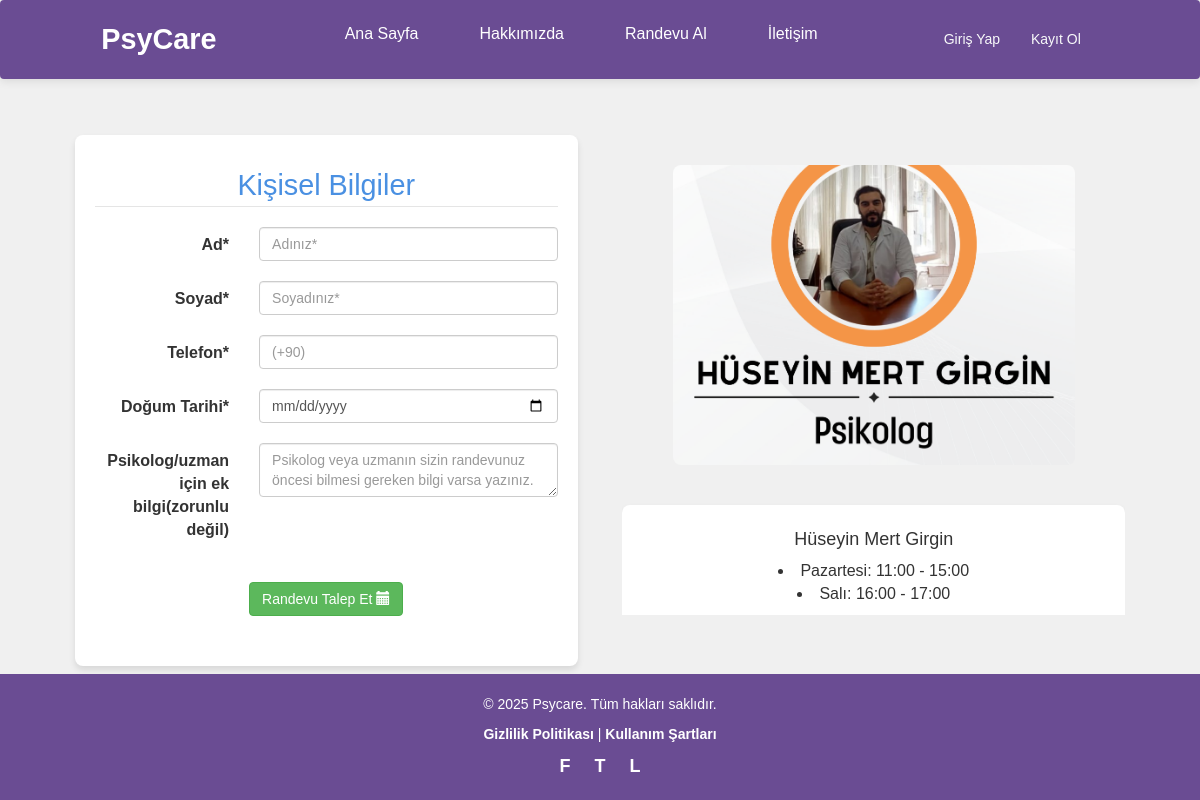
The page /danisman/randevu/4 on the database its author committed.
### danisman/models.py (models this page shows, shortened)
class Danisman(models.Model):
    title = models.CharField(max_length=100)  # Danışmanın unvanı (ör. Dr., Prof., vb.)
    full_name = models.CharField(max_length=255)  # Danışmanın tam adı
    specialization = models.CharField(max_length=255)  # Danışmanın uzmanlık alanı (ör. Psikolog, Terapi, vb.)
    fee = models.DecimalField(max_digits=10, decimal_places=2)  # Danışmanlık ücretini saklamak için (ör. 150.00)
    profile_picture = models.ImageField(upload_to='consultant_images/', blank=True, null=True)  # Profil fotoğrafı (isteğe bağlı)
    bio = models.TextField(blank=True, null=True)  # Danışman hakkında açıklamalar
    created_at = models.DateTimeField(auto_now_add=True)  # Kaydın oluşturulma zamanı
    updated_at = models.DateTimeField(auto_now=True)  # Kaydın son güncellenme zamanı
    class Meta:
        ordering = ['full_name']

class Uygunluk(models.Model):
    psychologist = models.ForeignKey(Danisman, on_delete=models.CASCADE, related_name="availabilities")
    day_of_week = models.CharField(max_length=10)  # Example: Monday, Tuesday, etc.
    start_time = models.DateTimeField()
    end_time = models.DateTimeField()
    class Meta:
        unique_together = ('psychologist', 'day_of_week', 'start_time')

### danisman/views.py (the view, shortened to what this page needs)
# urls.py: path('randevu/<int:danisman_id>' , views.danisman_randevu, name='danisman_randevu'),
def danisman_randevu(request , danisman_id):
    danisman = get_object_or_404(Danisman , pk = danisman_id)
    context = {
            'danisman' : danisman
        }
    return render(request , 'danismanbilgi/danisman_randevu.html' , context)

### templates/danismanbilgi/danisman_randevu.html (shortened to what this page needs)
{% extends 'layout.html' %}
{% load static %}
{% block content %}
<div class="container">
    <div class="row">
        <div class="col-md-6">
            <form class="form-horizontal" action=" " method="POST" id="contact_form">
                <fieldset>
                    <legend class="text-center">Kişisel Bilgiler</legend>
                    <div class="form-group">
                        <label class="col-md-4 control-label">Ad*</label>
                        <div class="col-md-8">
                            <input name="first_name" placeholder="Adınız*" class="form-control" type="text" required>
                        </div>
                    </div>
                    <div class="form-group">
                        <label class="col-md-4 control-label">Soyad*</label>
                        <div class="col-md-8">
                            <input name="last_name" placeholder="Soyadınız*" class="form-control" type="text" required>
                        </div>
                    </div>
                    <div class="form-group">
                        <label class="col-md-4 control-label">Telefon*</label>
                        <div class="col-md-8">
                            <input name="phone" placeholder="(+90)" inputmode="numeric" pattern="[0-9]+" class="form-control" type="tel" required>
                        </div>
                    </div>
                    <div class="form-group">
                        <label class="col-md-4 control-label">Doğum Tarihi*</label>
                        <div class="col-md-8">
                            <input name="date" class="form-control" type="date" required>
                        </div>
                    </div>
                    <div class="form-group">
                        <label class="col-md-4 control-label">Psikolog/uzman için ek bilgi(zorunlu değil)</label>
                        <div class="col-md-8">
                            <textarea class="form-control" name="comment" placeholder="Psikolog veya uzmanın sizin randevunuz öncesi bilmesi gereken bilgi varsa yazınız."></textarea>
                        </div>
                    </div>
                    <div class="form-group text-center">
                        <button type="submit" class="btn btn-success">
                            Randevu Talep Et <i class="glyphicon glyphicon-calendar"></i>
                        </button>
                    </div>
                </fieldset>
            </form>
        </div>
        <div class="col-md-6">
            <div class="image-container">
                <img src="{{danisman.profile_picture.url}}" alt="Danışman Resmi">
                <div class="image-card">
                    <h4>{{danisman.full_name}}</h4>
                    <p>{% for uygunluk in danisman.availabilities.all %}
                        <li class="availability-item">
                            <span class="day-of-week">{{ uygunluk.day_of_week }}:</span>
                            <span class="time-range">
                                {{ uygunluk.start_time|date:"H:i" }} - {{ uygunluk.end_time|date:"H:i" }}
                            </span>
                        </li>
                    {% empty %}
                        <li>Bu psikolog için uygunluk saatleri belirlenmemiş.</li>
                    {% endfor %}.</p>
                </div>
            </div>
        </div>
    </div>
</div>
{% endblock %}

### static/css/style.css (style rules this page uses)
* { margin: 0; padding: 0; box-sizing: border-box; font-family: 'Arial', sans-serif; }
body { background-color: #f0f0f0 !important; color: #333333; font-size: 16px; padding-top: 50px; }

### templates/partial/_header.html (style rules this page uses)
* { margin: 0; padding: 0; box-sizing: border-box; font-family: 'Arial', sans-serif; }
body { background-color: #f0f0f0 !important; color: #333333; font-size: 16px; padding-top: 50px; }

### templates/danismanbilgi/danisman_randevu.html (style rules this page uses)
body { font-family: 'Arial', sans-serif; background-color: #f4f4f9; padding-top: 70px; display: flex; flex-direction: column; min-height: 100vh; }
#contact_form { background-color: #ffffff; padding: 30px 20px; border-radius: 8px; box-shadow: 0px 4px 6px rgba(0, 0, 0, 0.1); margin-top: 50px; margin-bottom: 50px; }
#contact_form .form-group { margin-bottom: 20px; }
#contact_form button[type="submit"] { margin-top: 20px; }
#contact_form legend { font-size: 1.8em; color: #4a90e2; }
label { color: #333; }
.container { display: flex; flex-wrap: wrap; justify-content: center; }
.row { display: flex; justify-content: space-between; align-items: center; width: 100%; flex-wrap: wrap; }
.col-md-6 { padding: 15px; flex: 1; max-width: 48%; margin-bottom: 30px; }
.image-container { position: relative; width: 100%; text-align: center; margin-bottom: 20px; max-height: 450px; overflow: hidden; }
.image-container img { width: 80%; max-height: 300px; height: auto; border-radius: 8px; object-fit: cover; margin-bottom: 20px; }
.image-card { background-color: white; border-radius: 8px; padding: 15px; box-shadow: 0px 4px 6px rgba(0, 0, 0, 0.1); margin-top: 20px; text-align: center; }
.image-card p { font-size: 1.1em; color: #333; margin-top: 10px; }
body { display: flex; flex-direction: column; min-height: 100vh; }

### rows shown on the page
Danisman: profile_picture (picture), full_name "Hüseyin Mert Girgin"
Uygunluk: day_of_week "Pazartesi", start_time "11:00", end_time "15:00"
Uygunluk: day_of_week "Salı", start_time "16:00", end_time "17:00"
